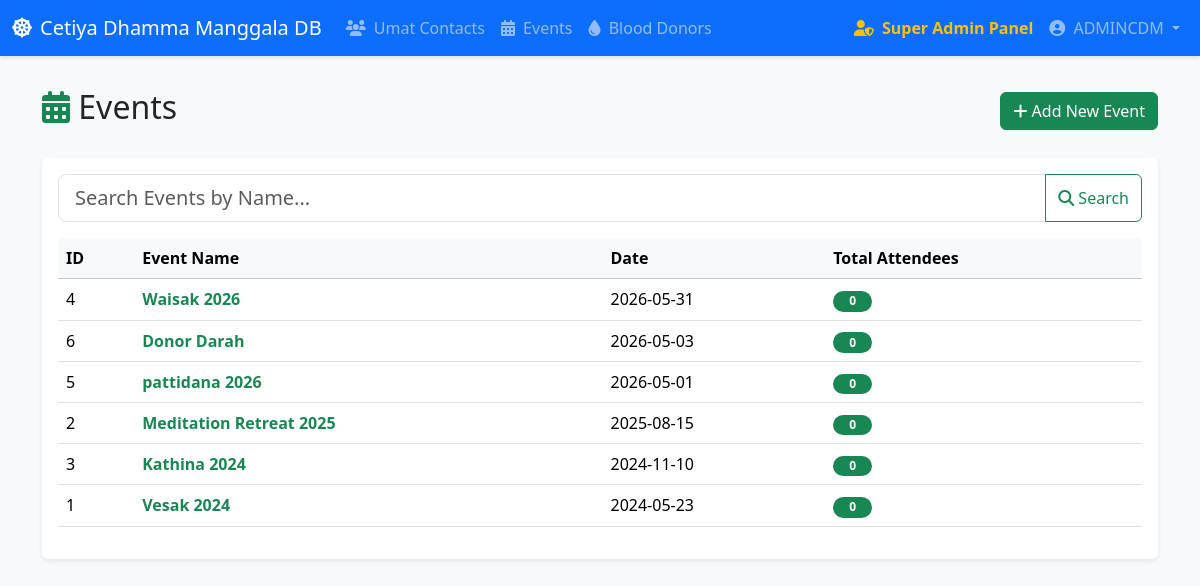
The app's page /events (signed in) with its own data.
### models.py (models this page shows)
class Admin(Base):
    __tablename__ = 'admins'
    id = Column(Integer, primary_key=True, index=True)
    username = Column(String, unique=True, index=True)
    password = Column(String)
    role = Column(String, default="subadmin") # "superadmin" or "subadmin"
    activities = relationship("ActivityLog", back_populates="admin")

class Event(Base):
    __tablename__ = 'events'
    id = Column(Integer, primary_key=True, index=True)
    name = Column(String, index=True)
    date = Column(Date)
    attendances = relationship("EventAttendance", back_populates="event")

### main.py (the view)
@app.get("/events", response_class=HTMLResponse)
def read_events(request: Request, search: str | None = None, db: Session = Depends(get_db), admin: models.Admin = Depends(require_admin)):
    query = db.query(models.Event)
    if search:
        query = query.filter(models.Event.name.ilike(f"%{search}%"))
    events = query.order_by(models.Event.date.desc()).all()
    events_data = []
    for event in events:
        total = sum(1 + att.companions for att in event.attendances)
        events_data.append({"event": event, "total": total})
    return templates.TemplateResponse(request=request, name="events.html", context={"events_data": events_data, "search_term": search or "", "admin": admin})

### templates/events.html (shortened to what this page needs)
{% extends "base.html" %}
{% block content %}
<div class="row mb-4 align-items-center">
    <div class="col-md-6">
        <h2><i class="fas fa-calendar-alt text-success"></i> Events</h2>
    </div>
    <div class="col-md-6 text-end">
        <button class="btn btn-success" data-bs-toggle="modal" data-bs-target="#addEventModal">
            <i class="fas fa-plus"></i> Add New Event
        </button>
    </div>
</div>
<div class="card shadow-sm rounded">
    <div class="card-body">
        <form method="GET" action="/events" class="mb-3">
            <div class="input-group">
                <input type="text" class="form-control form-control-lg" name="search" placeholder="Search Events by Name..." value="{{ search_term }}">
                <button class="btn btn-outline-success" type="submit"><i class="fas fa-search"></i> Search</button>
            </div>
        </form>
        <div class="table-responsive">
            <table class="table table-hover align-middle">
                <thead class="table-light">
                    <tr>
                        <th>ID</th>
                        <th>Event Name</th>
                        <th>Date</th>
                        <th>Total Attendees</th>
                    </tr>
                </thead>
                <tbody>
                    {% for item in events_data %}
                    <tr>
                        <td>{{ item.event.id }}</td>
                        <td>
                            <a href="/events/{{ item.event.id }}" class="text-decoration-none fw-bold text-success">
                                {{ item.event.name }}
                            </a>
                        </td>
                        <td>{{ item.event.date }}</td>
                        <td>
                            <span class="badge bg-success rounded-pill px-3">{{ item.total }}</span>
                        </td>
                    </tr>
                    {% endfor %}
                </tbody>
            </table>
        </div>
    </div>
</div>
{% endblock %}

### templates/base.html (shortened to what this page needs)
<!DOCTYPE html>
<html lang="en">
<head>
    <link href="https://cdn.jsdelivr.net/npm/bootstrap@5.3.2/dist/css/bootstrap.min.css" rel="stylesheet">
    <link rel="stylesheet" href="https://cdnjs.cloudflare.com/ajax/libs/font-awesome/6.4.2/css/all.min.css">
    <link href="https://cdn.jsdelivr.net/npm/select2@4.1.0-rc.0/dist/css/select2.min.css" rel="stylesheet" />
</head>
<body>
    <nav class="navbar navbar-expand-lg navbar-dark bg-primary">
        <div class="container-fluid">
            <a class="navbar-brand" href="/">
                <i class="fas fa-dharmachakra me-2"></i>Cetiya Dhamma Manggala DB
            </a>
            <div class="collapse navbar-collapse" id="navbarNav">
                <ul class="navbar-nav me-auto mb-2 mb-lg-0">
                    <li class="nav-item">
                        <a class="nav-link" href="/"><i class="fas fa-users me-1"></i> Umat Contacts</a>
                    </li>
                    <li class="nav-item">
                        <a class="nav-link" href="/events"><i class="fas fa-calendar-alt me-1"></i> Events</a>
                    </li>
                    <li class="nav-item">
                        <a class="nav-link" href="/blood-donors"><i class="fas fa-tint me-1"></i> Blood Donors</a>
                    </li>
                </ul>
                {% if admin %}
                <ul class="navbar-nav">
                    {% if admin.role == 'superadmin' %}
                    <li class="nav-item">
                        <a class="nav-link text-warning fw-bold" href="/superadmin"><i class="fas fa-user-shield me-1"></i> Super Admin Panel</a>
                    </li>
                    {% endif %}
                    <li class="nav-item dropdown">
                        <a class="nav-link dropdown-toggle" href="#" id="navbarDropdown" role="button" data-bs-toggle="dropdown" aria-expanded="false">
                            <i class="fas fa-user-circle me-1"></i> {{ admin.username }}
                        </a>
                    </li>
                </ul>
                {% endif %}
            </div>
        </div>
    </nav>
    <div class="container">
        {% block content %}{% endblock %}
    </div>
</body>
</html>

### templates/base.html (style rules this page uses)
body { background-color: #f8f9fa; }
.navbar { box-shadow: 0 2px 4px rgba(0, 0, 0, .1); }
.container { margin-top: 2rem; margin-bottom: 2rem; }
.card { box-shadow: 0 4px 6px rgba(0, 0, 0, .05); border: none; }

### records on screen
Admin: username "ADMINCDM"
Event: event.id "4", event.name "Waisak 2026", event "2026-05-31"
Event: event.id "6", event.name "Donor Darah", event "2026-05-03"
Event: event.id "5", event.name "pattidana 2026", event "2026-05-01"
Event: event.id "2", event.name "Meditation Retreat 2025", event "2025-08-15"
Event: event.id "3", event.name "Kathina 2024", event "2024-11-10"
Event: event.id "1", event.name "Vesak 2024", event "2024-05-23"

### other values on screen
{{ item.total }} "0" "0" "0" "0" "0" "0"
